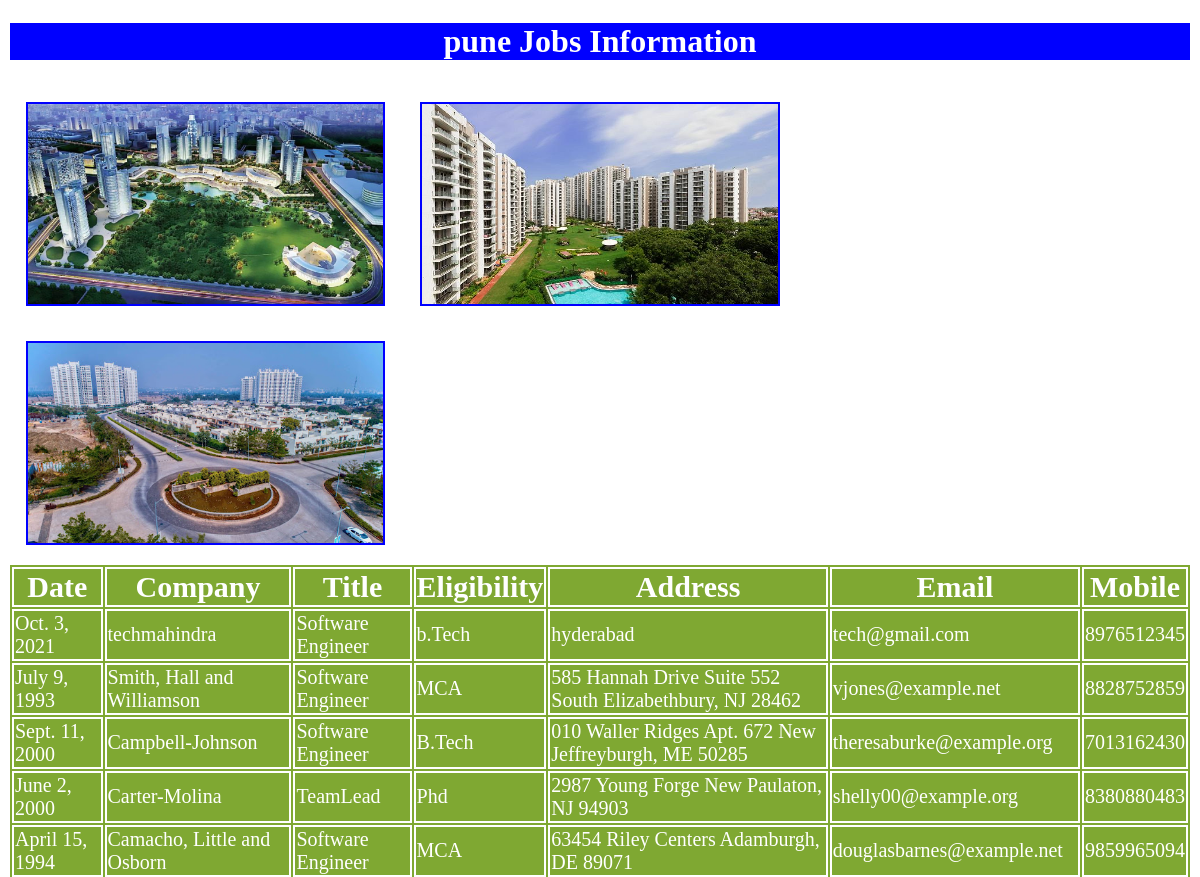
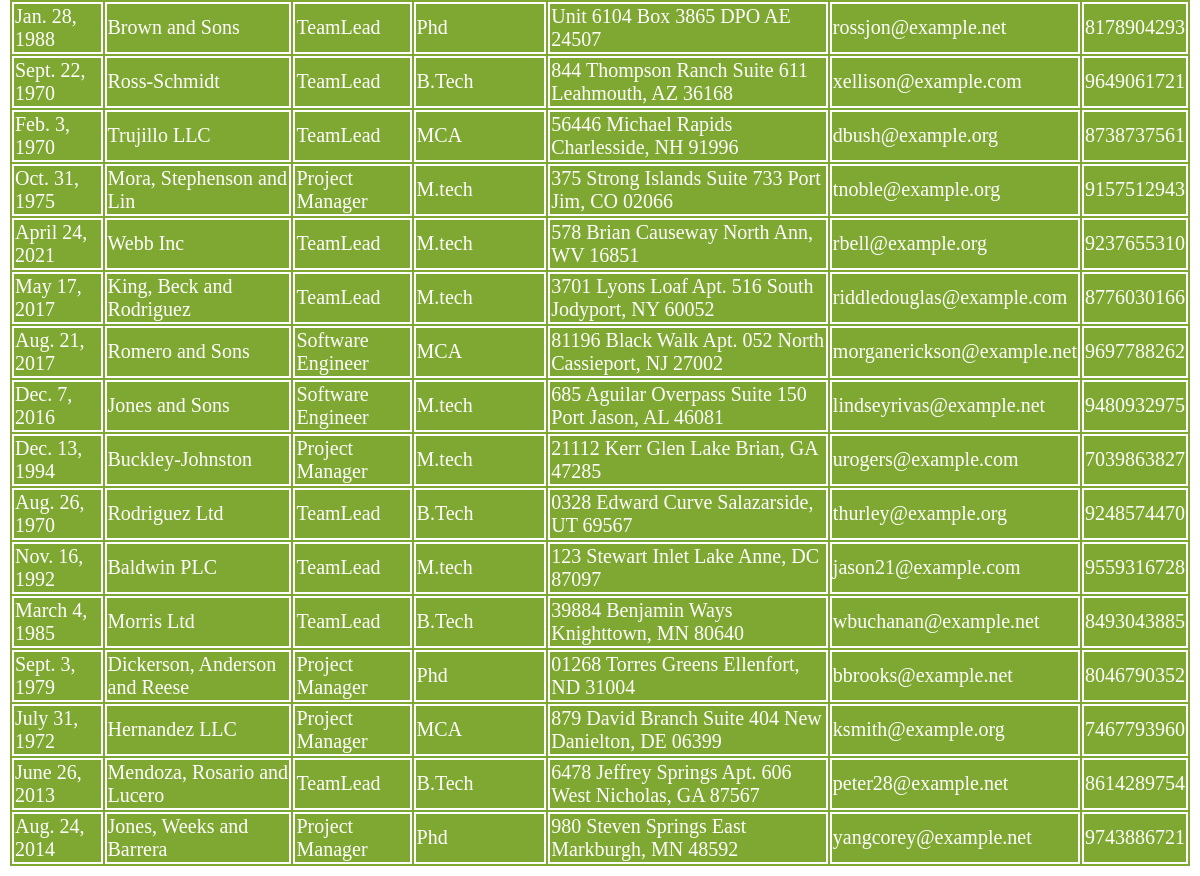
Page /punejobs/ on the committed database (2 pictures, top to bottom).
### testApp/models.py (models this page shows)
class punejobs(models.Model):
    date=models.DateField()
    company=models.CharField(max_length=30)
    title=models.CharField(max_length=30)
    eligibility=models.CharField(max_length=30)
    address=models.CharField(max_length=100)
    mail=models.EmailField()
    mobile=models.IntegerField()

### testApp/views.py (the view)
# urls.py: path('punejobs/',views.punejobs),
def punejobs(request):
    my_dict={'punejobs_list':punejobs_list}
    return render(request,'pune.html',context=my_dict)

### templates/pune.html (shortened to what this page needs)
<!DOCTYPE html>
{% load staticfiles %}
<html lang="en" dir="ltr">
  <head>
    <link rel="stylesheet" href="{% static "css/demo.css" %}">
  </head>
  <body>
  <h1>pune Jobs Information</h1>
  <img src="{% static "images/pune1.jpg" %}" alt="">
  <img src="{% static "images/pune2.jpg" %}" alt="">
  <img src="{% static "images/pune3.jpg" %}" alt="">
  {% if punejobs_list %}
  <table>
    <thead>
      <th>Date</th>
      <th>Company</th>
      <th>Title</th>
      <th>Eligibility</th>
      <th>Address</th>
      <th>Email</th>
      <th>Mobile</th>
    </thead>
    {% for data in punejobs_list %}
    <tr>
      <td>{{data.date}}</td>
      <td>{{data.company}}</td>
      <td>{{data.title}}</td>
      <td>{{data.eligibility}}</td>
      <td>{{data.address}}</td>
      <td>{{data.mail}}</td>
      <td>{{data.mobile}}</td>
    </tr>
    {% endfor %}
  </table>
  {% else %}
  <p>No Data Found</p>
  {% endif %}
  </body>
</html>

### static/css/demo.css (style rules this page uses)
h1 { color:white; text-align: center; background: blue; border: 2px solid white; }
body { background: URL(https://images.unsplash.com/photo-1507525428034-b723cf961d3e?ixid=MnwxMjA3fDB8MHxwcm9maWxlLXBhZ2V8N3x8fGVufDB8fHx8&ixlib=rb-1.2.1&w=1000&q=80); background-repeat: no-repeat; background-size: cover; }
td,table { border: 2px solid white; font-size: 20px; margin: auto; background: #7fa832; color: white; }
thead, th { font-size: 30px; border: 2px solid white }
img { height:200px; width: 30%; float: left; margin:1.5%; border : 2px solid blue; }

### rows in the picture
punejobs: date "Oct. 3, 2021", company "techmahindra", title "Software Engineer", eligibility "b.Tech", address "hyderabad", mail "tech@gmail.com", mobile "8976512345"
punejobs: date "July 9, 1993", company "Smith, Hall and Williamson", title "Software Engineer", eligibility "MCA", address "585 Hannah Drive Suite 552 South Elizabethbury, NJ 28462", mail "vjones@example.net", mobile "8828752859"
punejobs: date "Sept. 11, 2000", company "Campbell-Johnson", title "Software Engineer", eligibility "B.Tech", address "010 Waller Ridges Apt. 672 New Jeffreyburgh, ME 50285", mail "theresaburke@example.org", mobile "7013162430"
punejobs: date "June 2, 2000", company "Carter-Molina", title "TeamLead", eligibility "Phd", address "2987 Young Forge New Paulaton, NJ 94903", mail "shelly00@example.org", mobile "8380880483"
punejobs: date "April 15, 1994", company "Camacho, Little and Osborn", title "Software Engineer", eligibility "MCA", address "63454 Riley Centers Adamburgh, DE 89071", mail "douglasbarnes@example.net", mobile "9859965094"
punejobs: date "Jan. 28, 1988", company "Brown and Sons", title "TeamLead", eligibility "Phd", address "Unit 6104 Box 3865 DPO AE 24507", mail "rossjon@example.net", mobile "8178904293"
punejobs: date "Sept. 22, 1970", company "Ross-Schmidt", title "TeamLead", eligibility "B.Tech", address "844 Thompson Ranch Suite 611 Leahmouth, AZ 36168", mail "xellison@example.com", mobile "9649061721"
punejobs: date "Feb. 3, 1970", company "Trujillo LLC", title "TeamLead", eligibility "MCA", address "56446 Michael Rapids Charlesside, NH 91996", mail "dbush@example.org", mobile "8738737561"
punejobs: date "Oct. 31, 1975", company "Mora, Stephenson and Lin", title "Project Manager", eligibility "M.tech", address "375 Strong Islands Suite 733 Port Jim, CO 02066", mail "tnoble@example.org", mobile "9157512943"
punejobs: date "April 24, 2021", company "Webb Inc", title "TeamLead", eligibility "M.tech", address "578 Brian Causeway North Ann, WV 16851", mail "rbell@example.org", mobile "9237655310"
punejobs: date "May 17, 2017", company "King, Beck and Rodriguez", title "TeamLead", eligibility "M.tech", address "3701 Lyons Loaf Apt. 516 South Jodyport, NY 60052", mail "riddledouglas@example.com", mobile "8776030166"
punejobs: date "Aug. 21, 2017", company "Romero and Sons", title "Software Engineer", eligibility "MCA", address "81196 Black Walk Apt. 052 North Cassieport, NJ 27002", mail "morganerickson@example.net", mobile "9697788262"
punejobs: date "Dec. 7, 2016", company "Jones and Sons", title "Software Engineer", eligibility "M.tech", address "685 Aguilar Overpass Suite 150 Port Jason, AL 46081", mail "lindseyrivas@example.net", mobile "9480932975"
punejobs: date "Dec. 13, 1994", company "Buckley-Johnston", title "Project Manager", eligibility "M.tech", address "21112 Kerr Glen Lake Brian, GA 47285", mail "urogers@example.com", mobile "7039863827"
punejobs: date "Aug. 26, 1970", company "Rodriguez Ltd", title "TeamLead", eligibility "B.Tech", address "0328 Edward Curve Salazarside, UT 69567", mail "thurley@example.org", mobile "9248574470"
punejobs: date "Nov. 16, 1992", company "Baldwin PLC", title "TeamLead", eligibility "M.tech", address "123 Stewart Inlet Lake Anne, DC 87097", mail "jason21@example.com", mobile "9559316728"
punejobs: date "March 4, 1985", company "Morris Ltd", title "TeamLead", eligibility "B.Tech", address "39884 Benjamin Ways Knighttown, MN 80640", mail "wbuchanan@example.net", mobile "8493043885"
punejobs: date "Sept. 3, 1979", company "Dickerson, Anderson and Reese", title "Project Manager", eligibility "Phd", address "01268 Torres Greens Ellenfort, ND 31004", mail "bbrooks@example.net", mobile "8046790352"
punejobs: date "July 31, 1972", company "Hernandez LLC", title "Project Manager", eligibility "MCA", address "879 David Branch Suite 404 New Danielton, DE 06399", mail "ksmith@example.org", mobile "7467793960"
punejobs: date "June 26, 2013", company "Mendoza, Rosario and Lucero", title "TeamLead", eligibility "B.Tech", address "6478 Jeffrey Springs Apt. 606 West Nicholas, GA 87567", mail "peter28@example.net", mobile "8614289754"
punejobs: date "Aug. 24, 2014", company "Jones, Weeks and Barrera", title "Project Manager", eligibility "Phd", address "980 Steven Springs East Markburgh, MN 48592", mail "yangcorey@example.net", mobile "9743886721"
